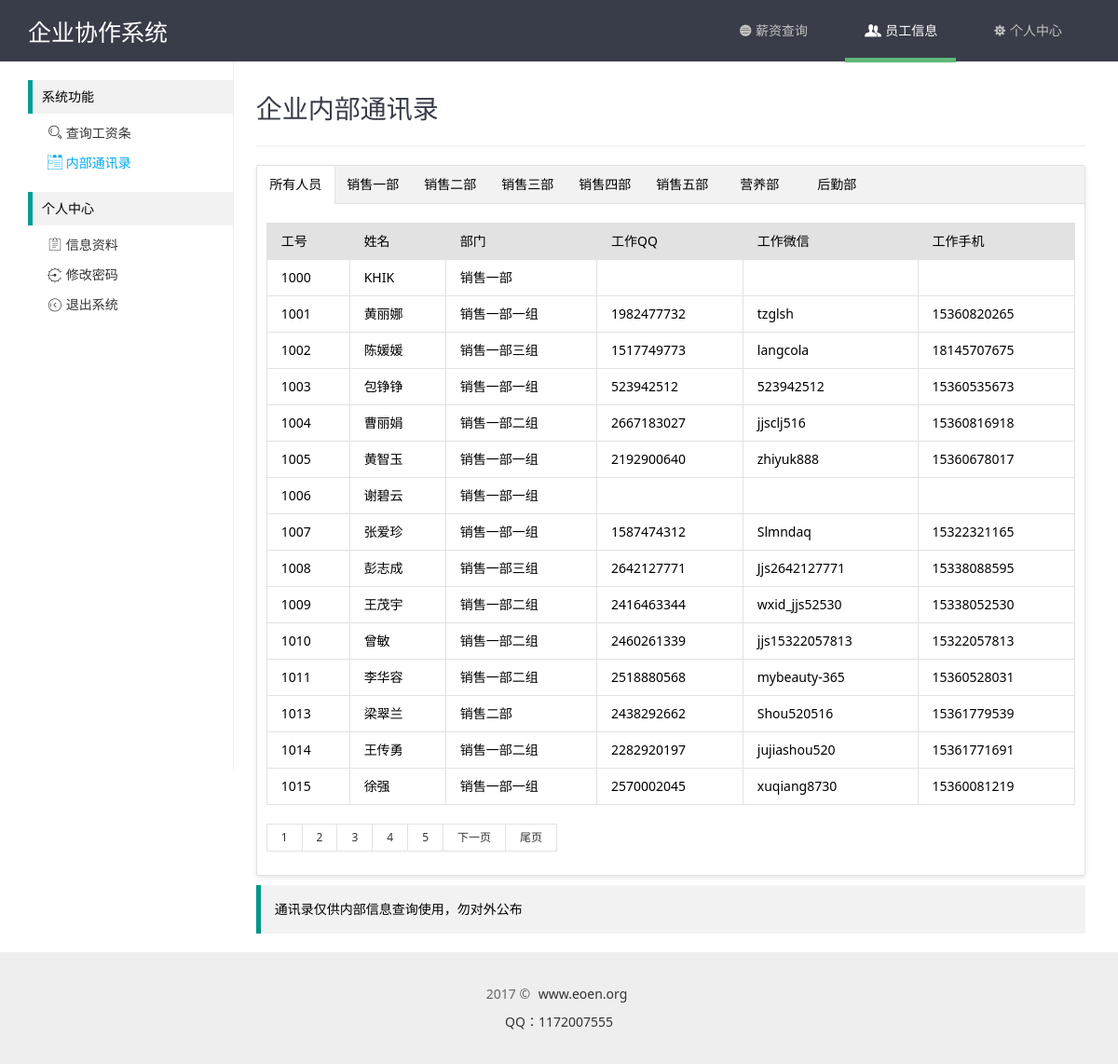
The page /users.php (signed in) on the database its author committed.
### tables this page shows
CREATE TABLE `hk_depas` (
  `id` int(11) NOT NULL AUTO_INCREMENT,
  `pid` varchar(4) NOT NULL COMMENT '部门排序',
  `did` varchar(4) NOT NULL COMMENT '部门ID',
  `sid` varchar(4) NOT NULL COMMENT '上级部门',
  `name` varchar(64) NOT NULL COMMENT '部门名称',
  `state` int(11) NOT NULL COMMENT '部门状态',
  PRIMARY KEY (`id`)
);

CREATE TABLE `hk_users` (
  `id` int(11) NOT NULL AUTO_INCREMENT,
  `uid` int(4) NOT NULL COMMENT '工号',
  `name` varchar(32) NOT NULL COMMENT '姓名',
  `password` varchar(32) NOT NULL COMMENT '密码',
  `sex` varchar(10) NOT NULL COMMENT '性别',
  `depa` varchar(32) NOT NULL COMMENT '部门',
  `phone` varchar(11) NOT NULL COMMENT '手机',
  `wechat` varchar(32) NOT NULL COMMENT '微信',
  `qq` varchar(32) NOT NULL COMMENT 'QQ',
  `state` int(10) NOT NULL COMMENT '状态',
  PRIMARY KEY (`id`)
);

### xdmin/conn/config.php (called while the page is built, shortened)
<?php
class DB{
	function __construct($dh, $us, $up, $dbn){
		$this->dbHost = $dh;
		$this->userName = $us;
		$this->userPwd = $up;
		$this->dbName = $dbn;
	}
	function query($sql){
		return mysql_query($sql);
	}
	function getAll($sql){
		$row = $this->query($sql);
		while($re = mysql_fetch_assoc($row))
		{
			$arr[] = $re;
		}
		return @$arr;
	}
}
$db = new DB("localhost","root","QVnVRRnJZX4CJwcC","xiezuo");

### users.php (the view, shortened to what this page needs)
<?php
	include "xdmin/conn/config.php";
	include "xdmin/conn/page.php";
	$showrow = 15;
	$curpage = empty($_GET['page'])?1:$_GET['page'];
	$url = "?page={page}";
	$sql = "SELECT * FROM hk_users where state='1'";
	$query = mysql_query($sql);
	$total = mysql_num_rows($query);
	$list = "SELECT * FROM hk_users where state='1' ORDER BY uid limit ".($curpage-1)*$showrow.",{$showrow}";
	$data = $db->getAll($list);
	$depa = "SELECT * FROM hk_depas where sid='' ORDER BY did";
	$pata = $db->getAll($depa);
?>
<!DOCTYPE html PUBLIC "-//W3C//DTD XHTML 1.0 Transitional//EN" "http://www.w3.org/TR/xhtml1/DTD/xhtml1-transitional.dtd">
<html xmlns="http://www.w3.org/1999/xhtml">
<head>
	<link rel="stylesheet" type="text/css" href="common/layui/css/layui.css" media="all">
	<link rel="stylesheet" type="text/css" href="common/global.css" media="all">
	<link rel="stylesheet" type="text/css" href="common/home/css/style.css" media="all">
</head>
<body>
	<?php include "include/sider.php";?>
	<div class="site-content">
		<h1 class="site-h1">企业内部通讯录</h1>
		<div class="layui-tab layui-tab-card">
		  <ul class="layui-tab-title">
			<li class="layui-this">所有人员</li>
			<?php
			foreach($pata as $key=>$val){
				echo'<li>'.$val['name'].'</li>';
			}
			?>
		  </ul>
		  <div class="layui-tab-content">
			<div class="layui-tab-item layui-show">
				<table class="layui-table">
					<thead>
						<tr>
							<th>工号</th>
							<th>姓名</th>
							<th>部门</th>
							<th>工作QQ</th>
							<th>工作微信</th>
							<th>工作手机</th>
						</tr>
					</thead>
					<tbody>
						<?php
						foreach($data as $key=>$val){
							echo'<tr>
								<td>'.$val['uid'].'</td>
								<td>'.$val['name'].'</td>
								<td>';
								$depaid = $val['depa'];
								$depanm = mysql_query("SELECT * FROM hk_depas WHERE did='{$depaid}'");
								if(mysql_num_rows($depanm)){
									while($row = mysql_fetch_array($depanm)) {
										echo $row['name'];
									}
								}echo'
								</td>
								<td>'.$val['qq'].'</td>
								<td>'.$val['wechat'].'</td>
								<td>'.$val['phone'].'</td>
								</tr>';
						}
						?>
					</tbody>
				</table>
				<div id="page" class="page">
					<div class="layui-box layui-laypage layui-laypage-default" id="layui-laypage-0">
						<?php
							if($total>$showrow){
							 $page = new page($total,$showrow,$curpage,$url,2);
							 echo $page->myde_write();
							}
						 ?>
					</div>
				</div>
			</div>
		  </div>
		</div>
		<div class="layui-elem-quote">
			<p>通讯录仅供内部信息查询使用，勿对外公布</p>
		</div>
	</div>
	<?php include "include/footer.php";?>

### include/sider.php
<?php
	$php_self = addslashes(htmlspecialchars($_SERVER['PHP_SELF'] ? $_SERVER['PHP_SELF'] : $_SERVER['SCRIPT_NAME']));
	$url_path = substr($php_self, 1,-4);
?>
<div class="layui-header header header-doc">
	<div class="layui-main">
		<a class="logo" href="/">
			企业协作系统
		</a>
		<ul class="layui-nav">
			<li class="layui-nav-item <?php if($url_path == 'index' || $url_path == 'view'){echo 'layui-this';}?>">
				<a href="/"><i class="layui-icon">&#xe60f;</i> 薪资查询</a>
			</li>
			<li class="layui-nav-item <?php if($url_path == 'users'){echo 'layui-this';}?>">
				<a href="/users"><i class="layui-icon">&#xe613;</i> 员工信息</a>
			</li>
			<li class="layui-nav-item <?php if($url_path == 'personal'){echo 'layui-this';}?>">
				<a href="/personal"><i class="layui-icon">&#xe614;</i> 个人中心</a>
			</li>
		</ul>
	</div>
</div>
<div class="layui-main site-inline">
	<div class="site-tree">
		<ul class="layui-tree">
			<li><h2>系统功能</h2></li>
			<li class="site-tree-noicon <?php if($url_path == 'index' || $url_path == 'view'){echo 'layui-this';}?>">
				<a href="/"><cite><i class="layui-icon">&#xe615;</i> 查询工资条</cite></a>
			</li>
			<li class="site-tree-noicon <?php if($url_path == 'users'){echo 'layui-this';}?>">
				<a href="/users"><cite><i class="layui-icon">&#xe62a;</i> 内部通讯录</cite></a>
			</li>
			<li><h2>个人中心</h2></li>
			<li class="site-tree-noicon <?php if($url_path == 'personal'){echo 'layui-this';}?>">
				<a href="/personal"><cite><i class="layui-icon">&#xe63c;</i> 信息资料</cite></a>
			</li>
			<li class="site-tree-noicon <?php if($url_path == 'password'){echo 'layui-this';}?>">
				<a href="/password"><cite><i class="layui-icon">&#xe628;</i> 修改密码</cite></a>
			</li>
			<li class="site-tree-noicon">
				<a href="/logout"><cite><i class="layui-icon">&#xe633;</i> 退出系统</cite></a>
			</li>
		</ul>
	</div>

### xdmin/conn/page.php (shortened to what this page needs)
<?php
class page {
    private $myde_total;
    private $myde_page;
    private $myde_page_count;
    private $myde_i;
    private $myde_en;
    private $myde_url;
    public function __construct($myde_total=1,$myde_size=1,$myde_page=1,$myde_url,$show_pages=2){
        $this->myde_total = $this->numeric($myde_total);
        $this->myde_size = $this->numeric($myde_size);
        $this->myde_page = $this->numeric($myde_page);
        $this->myde_page_count = ceil($this->myde_total/$this->myde_size);
        $this->myde_url = $myde_url;
        $this->myde_i=$this->myde_page-$show_pages;
        $this->myde_en=$this->myde_page+$show_pages;
        if($this->myde_i<1){
          $this->myde_en=$this->myde_en+(1-$this->myde_i);
          $this->myde_i=1;
        }
    }
    private function numeric($num){
      if(strlen($num)){
         if(!preg_match("/^[0-9]+$/",$num)){
             $num=1;
           }else{
             $num = substr($num,0,11);
         }
      }else{
               $num=1;
      }
      return $num;
    }
    private function page_replace($page){
        return str_replace("{page}",$page,$this->myde_url);
    }
    private function myde_home(){
        if($this->myde_page!=1){
            return '<a href="'.$this->page_replace(1).'" title="首页">首页</a>';
        }else{
            return '<p>首页</p>';
        }
    }
    private function myde_prev(){
       if($this->myde_page!=1){
           return '<a href="'.$this->page_replace($this->myde_page-1).'" title="上一页">上一页</a>';
       }else{
              return '<p>上一页</p>';
       }
    }
    private function myde_next(){
        if($this->myde_page!=$this->myde_page_count){
            return '<a href="'.$this->page_replace($this->myde_page+1).'" title="下一页">下一页</a>';
        }else{
            return '<p>下一页</p>';
        }
    }
    private function myde_last(){
        if($this->myde_page!=$this->myde_page_count){
            return '<a href="'.$this->page_replace($this->myde_page_count).'" title="尾页">尾页</a>';
        }else{
            return '<p>尾页</p>';
        }
    }
    public function myde_write($id='page'){
       $str ='<div id="'.$id.'">';
       $str.=$this->myde_home();
       $str.=$this->myde_prev();
       for($i=$this->myde_i;$i<=$this->myde_en;$i++){
            if($i==$this->myde_page){
                $str.='<a href="'.$this->page_replace($i).'" title="第'.$i.'页" class="cur">'.$i.'</a>';
            }else{
          $str.='<a href="'.$this->page_replace($i).'" title="第'.$i.'页">'.$i.'</a>';
            }
       }
       if( $this->myde_en<$this->myde_page_count ){
            $str.='<p class="pageEllipsis">...</p>';
       }
       $str.=$this->myde_next();
       $str.=$this->myde_last();
       $str.='<p class="pageRemark">共<b>'.$this->myde_page_count.
             '</b>页<b>'.$this->myde_total.'</b>条数据</p>';
       $str.='</div>';
       return $str;
    }
}
?>

### include/footer.php (shortened to what this page needs)
</div>
<div class="layui-footer footer footer-doc">
  <div class="layui-main">
    <p>2017 © <a href="/">www.eoen.org</a></p>
    <p>
      <a href="tencent://message/?uin=1172007555" target="_blank">QQ：1172007555</a>
    </p>
  </div>
</div>
</body>
</html>

### common/global.css (style rules this page uses)
body,div,dl,dt,dd,ul,ol,li,h1,h2,h3,h4,h5,h6,pre,code,form,fieldset,legend,input,button,textarea,select,p,blockquote,th,td,span,a { margin:0;padding:0; }
body { font-size:14px;font-family: "微软雅黑","Microsoft YaHei","Microsoft YaHei UI", "Segoe UI", Arial, Verdana, Sans-Serif, sans-serif; }
address, caption, cite, code, dfn, em, strong, th, var { font-style:normal; font-weight:normal; }
a { text-decoration: none;color: #333333;font-family: "Microsoft YaHei"; }
ol,ul,li { list-style:none; }
address,button,caption,cite,code,dfn,em,input,optgroup,option,select,strong,textarea,th,var { font:inherit; }
table { border-collapse: collapse;border-spacing: 0; }
thead tr th { background-color: #e2e2e2; }
caption,th { text-align:left; }
a,a:hover,a:focus { text-decoration:none;outline:none;-webkit-transition:all 0.3s;transition:all 0.3s;-moz-transition:all 0.3s;-o-transition:all 0.3s; }
h1,h2,h3,h4,h5,h6,a,p,span { font-family: "微软雅黑","Microsoft YaHei","Microsoft YaHei UI","Hiragino Sans GB W3","Segoe UI", Arial, Verdana, Sans-Serif, sans-serif; }
.layui-nav-item .layui-icon { position: relative; }
.footer { padding: 30px 0; line-height: 30px; text-align: center; background-color: #eee; color: #666; font-weight: 300; }
.footer a { padding: 0 5px; }

### common/home/css/style.css (style rules this page uses)
.header { height: 65px; border-bottom: 1px solid #404553; background-color: #393D49; color: #fff; }
.layui-main { position: relative; width: 1140px; margin: 0 auto; }
.logo { position: absolute; left: 0; top: 15px; font-size: 25px; color: #FFF; }
.header .layui-nav { position: absolute; right: 0; top: 0; padding: 0; background: none; }
.header .layui-nav .layui-nav-item { margin: 0 10px; line-height: 66px; }
.site-tree, .site-content { display: inline-block; vertical-align: top; font-size: 14px; }
.site-tree { width: 220px; min-height: 735px; padding: 5px 0 20px; border-right: 1px solid #eee; }
.site-tree .layui-tree { line-height: 32px; }
.layui-tree li { text-overflow: ellipsis; overflow: hidden; white-space: nowrap; }
.site-tree .layui-tree li h2 { line-height: 36px; border-left: 5px solid #009E94; margin: 15px 0 5px; padding: 0 10px; background-color: #f2f2f2; }
.layui-tree li .layui-tree-spread, .layui-tree li a { display: inline-block; vertical-align: top; height: 26px; cursor: pointer; }
.site-tree .layui-tree li a cite { padding: 0 8px; }
.site-tree .layui-tree .site-tree-noicon a cite { padding-left: 15px; }
.site-tree .layui-tree .layui-this a, .site-tree .layui-tree .layui-this a i { color: #01AAED; }
.site-content { width: 890px; padding: 20px 0 10px 20px; }
.site-h1 { margin-bottom: 20px; line-height: 60px; padding-bottom: 10px; color: #393D49; border-bottom: 1px solid #eee; font-size: 28px; font-weight: 300; }
.layui-tab-title li { border-left: none; }

### rows shown on the page
hk_depas: name "销售一部"
hk_depas: name "销售二部"
hk_depas: name "销售三部"
hk_depas: name "销售四部"
hk_depas: name "销售五部"
hk_depas: name "营养部"
hk_depas: name "后勤部"
hk_users: uid "1000", name "KHIK"
hk_users: uid "1001", name "黄丽娜", qq "1982477732", wechat "tzglsh", phone "15360820265"
hk_depas: name "销售一部一组"
hk_users: uid "1002", name "陈媛媛", qq "1517749773", wechat "langcola", phone "18145707675"
hk_depas: name "销售一部三组"
hk_users: uid "1003", name "包铮铮", qq "523942512", wechat "523942512", phone "15360535673"
hk_users: uid "1004", name "曹丽娟", qq "2667183027", wechat "jjsclj516", phone "15360816918"
hk_depas: name "销售一部二组"
hk_users: uid "1005", name "黄智玉", qq "2192900640", wechat "zhiyuk888", phone "15360678017"
hk_users: uid "1006", name "谢碧云"
hk_users: uid "1007", name "张爱珍", qq "1587474312", wechat "Slmndaq", phone "15322321165"
hk_users: uid "1008", name "彭志成", qq "2642127771", wechat "Jjs2642127771", phone "15338088595"
hk_users: uid "1009", name "王茂宇", qq "2416463344", wechat "wxid_jjs52530", phone "15338052530"
hk_users: uid "1010", name "曾敏", qq "2460261339", wechat "jjs15322057813", phone "15322057813"
hk_users: uid "1011", name "李华容", qq "2518880568", wechat "mybeauty-365", phone "15360528031"
hk_users: uid "1013", name "梁翠兰", qq "2438292662", wechat "Shou520516", phone "15361779539"
hk_users: uid "1014", name "王传勇", qq "2282920197", wechat "jujiashou520", phone "15361771691"
hk_users: uid "1015", name "徐强", qq "2570002045", wechat "xuqiang8730", phone "15360081219"
